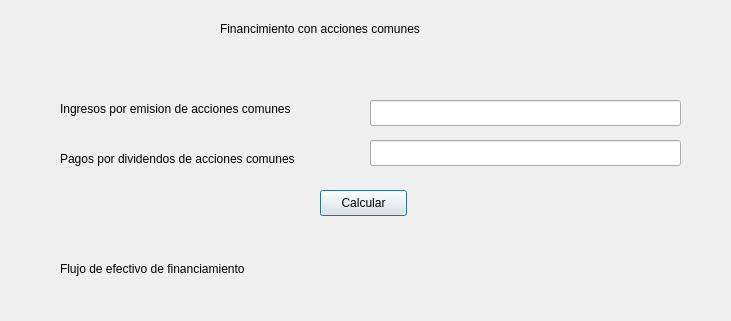
<?xml version="1.0" encoding="UTF-8"?>
<ui version="4.0">
 <class>Dialog</class>
 <widget class="QDialog" name="Dialog">
  <property name="windowModality">
   <enum>Qt::ApplicationModal</enum>
  </property>
  <property name="geometry">
   <rect>
    <x>0</x>
    <y>0</y>
    <width>731</width>
    <height>321</height>
   </rect>
  </property>
  <property name="windowTitle">
   <string>Financiamento con acciones comunes</string>
  </property>
  <widget class="QLabel" name="label">
   <property name="geometry">
    <rect>
     <x>220</x>
     <y>20</y>
     <width>311</width>
     <height>18</height>
    </rect>
   </property>
   <property name="text">
    <string>Financimiento con acciones comunes</string>
   </property>
  </widget>
  <widget class="QLabel" name="lbl_ingresos">
   <property name="geometry">
    <rect>
     <x>60</x>
     <y>100</y>
     <width>371</width>
     <height>18</height>
    </rect>
   </property>
   <property name="text">
    <string>Ingresos por emision de acciones comunes</string>
   </property>
  </widget>
  <widget class="QLabel" name="lbl_pagos">
   <property name="geometry">
    <rect>
     <x>60</x>
     <y>150</y>
     <width>291</width>
     <height>18</height>
    </rect>
   </property>
   <property name="text">
    <string>Pagos por dividendos de acciones comunes</string>
   </property>
  </widget>
  <widget class="QLineEdit" name="txt_ingresos">
   <property name="geometry">
    <rect>
     <x>370</x>
     <y>100</y>
     <width>311</width>
     <height>26</height>
    </rect>
   </property>
  </widget>
  <widget class="QLineEdit" name="txt_pagos">
   <property name="geometry">
    <rect>
     <x>370</x>
     <y>140</y>
     <width>311</width>
     <height>26</height>
    </rect>
   </property>
  </widget>
  <widget class="QPushButton" name="btn_calcular">
   <property name="geometry">
    <rect>
     <x>320</x>
     <y>190</y>
     <width>87</width>
     <height>26</height>
    </rect>
   </property>
   <property name="text">
    <string>Calcular</string>
   </property>
  </widget>
  <widget class="QLabel" name="lbl_response">
   <property name="geometry">
    <rect>
     <x>365</x>
     <y>260</y>
     <width>221</width>
     <height>20</height>
    </rect>
   </property>
   <property name="text">
    <string/>
   </property>
  </widget>
  <widget class="QLabel" name="label_2">
   <property name="geometry">
    <rect>
     <x>60</x>
     <y>260</y>
     <width>241</width>
     <height>18</height>
    </rect>
   </property>
   <property name="text">
    <string>Flujo de efectivo de financiamiento</string>
   </property>
  </widget>
 </widget>
 <resources/>
 <connections/>
</ui>
